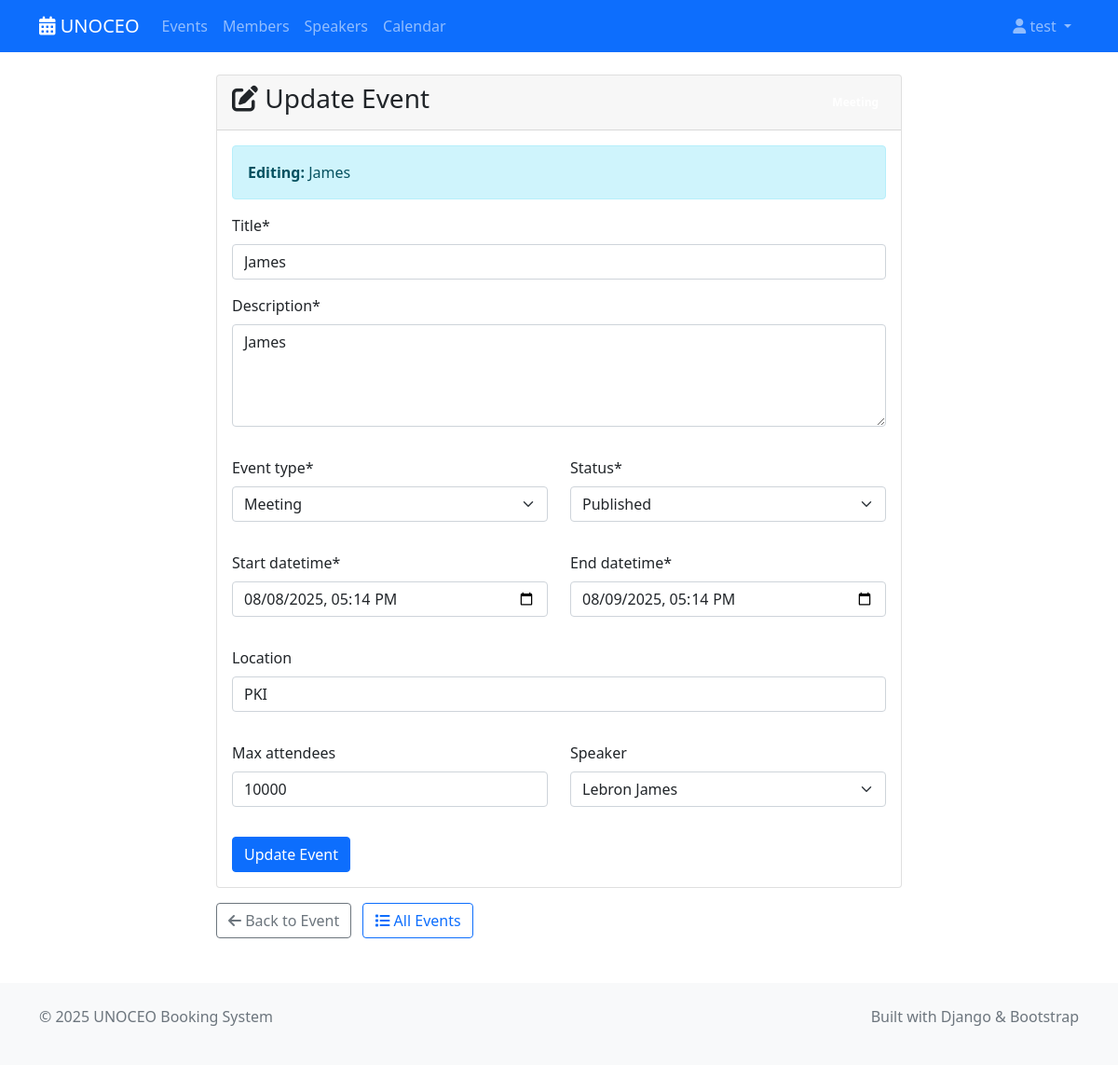
Before: /events/1/update/ (signed in) with the older database file.
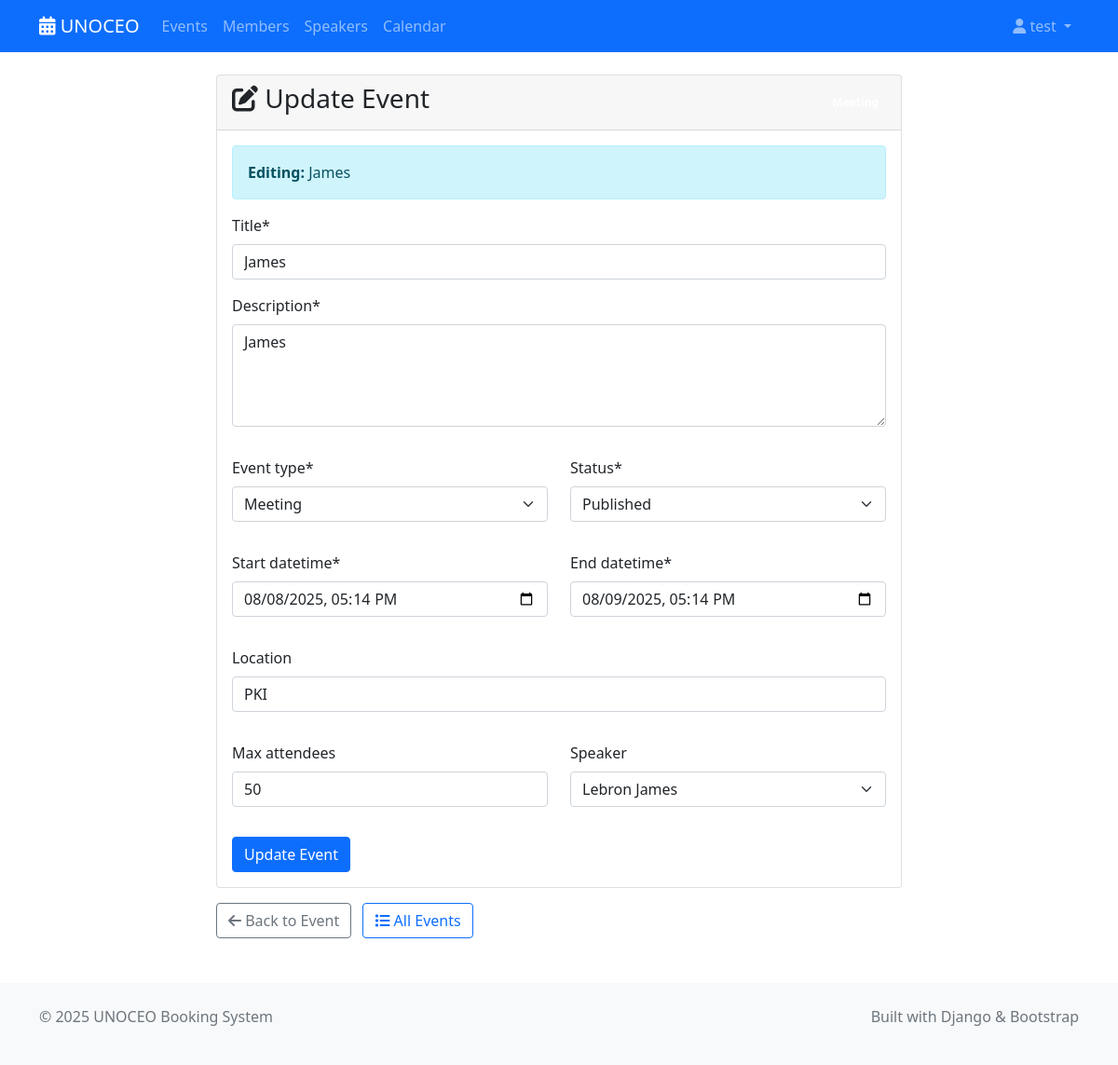
After: the same page with the newer database file.
### shared/models.py (models this page shows, shortened)
class Event(models.Model):
    EVENT_TYPES = [
        ('conference', 'Conference'),
        ('workshop', 'Workshop'),
        ('seminar', 'Seminar'),
        ('webinar', 'Webinar'),
        ('meeting', 'Meeting'),
    ]
    STATUS_CHOICES = [
        ('draft', 'Draft'),
        ('published', 'Published'),
        ('cancelled', 'Cancelled'),
        ('completed', 'Completed'),
    ]
    title = models.CharField(max_length=300)
    description = models.TextField()
    event_type = models.CharField(max_length=20, choices=EVENT_TYPES, default='meeting')
    status = models.CharField(max_length=20, choices=STATUS_CHOICES, default='draft')
    start_datetime = models.DateTimeField()
    end_datetime = models.DateTimeField()
    location = models.CharField(max_length=500, blank=True)
    max_attendees = models.PositiveIntegerField(null=True, blank=True)
    speaker = models.ForeignKey(Speaker, on_delete=models.SET_NULL, null=True, blank=True)
    attendees = models.ManyToManyField(Member, blank=True, related_name='events_attending')
    created_by = models.ForeignKey(User, on_delete=models.CASCADE)
    created_at = models.DateTimeField(auto_now_add=True)
    updated_at = models.DateTimeField(auto_now=True)
    class Meta:
        ordering = ['-start_datetime']

### event_management/display/views.py (the view, shortened to what this page needs)
# urls.py: path('<int:pk>/update/', views.EventUpdateView.as_view(), name='update'),
class EventUpdateView(LoginRequiredMixin, UpdateView):
    model = Event
    form_class = EventUpdateForm
    template_name = 'event_management/update.html'
    context_object_name = 'event'

### shared/models.py (called while the page is built)
    def __str__(self):
        return self.name

### event_management/display/templates/event_management/update.html (shortened to what this page needs)
{% extends 'base.html' %}
{% load crispy_forms_tags %}
{% block content %}
<div class="container mt-4">
    <div class="row justify-content-center">
        <div class="col-lg-8">
            <div class="card">
                <div class="card-header d-flex justify-content-between align-items-center">
                    <h3><i class="fas fa-edit"></i> Update Event</h3>
                    <span class="badge bg-{{ event.event_type|default:'secondary' }}">
                    </span>
                </div>
                <div class="card-body">
                    <div class="alert alert-info mb-3">
                        <strong>Editing:</strong> {{ event.title }}
                    </div>
                    <form method="post">
                        {% crispy form %}
                    </form>
                </div>
            </div>
            <div class="mt-3">
                <a href="{% url 'event_management:detail' event.pk %}" class="btn btn-outline-secondary me-2">
                    <i class="fas fa-arrow-left"></i> Back to Event
                </a>
                <a href="{% url 'event_management:list' %}" class="btn btn-outline-primary">
                    <i class="fas fa-list"></i> All Events
                </a>
            </div>
        </div>
    </div>
</div>
{% endblock %}

Changed rows visible on the page:
changed Event "James": max_attendees "10000" → "50"
